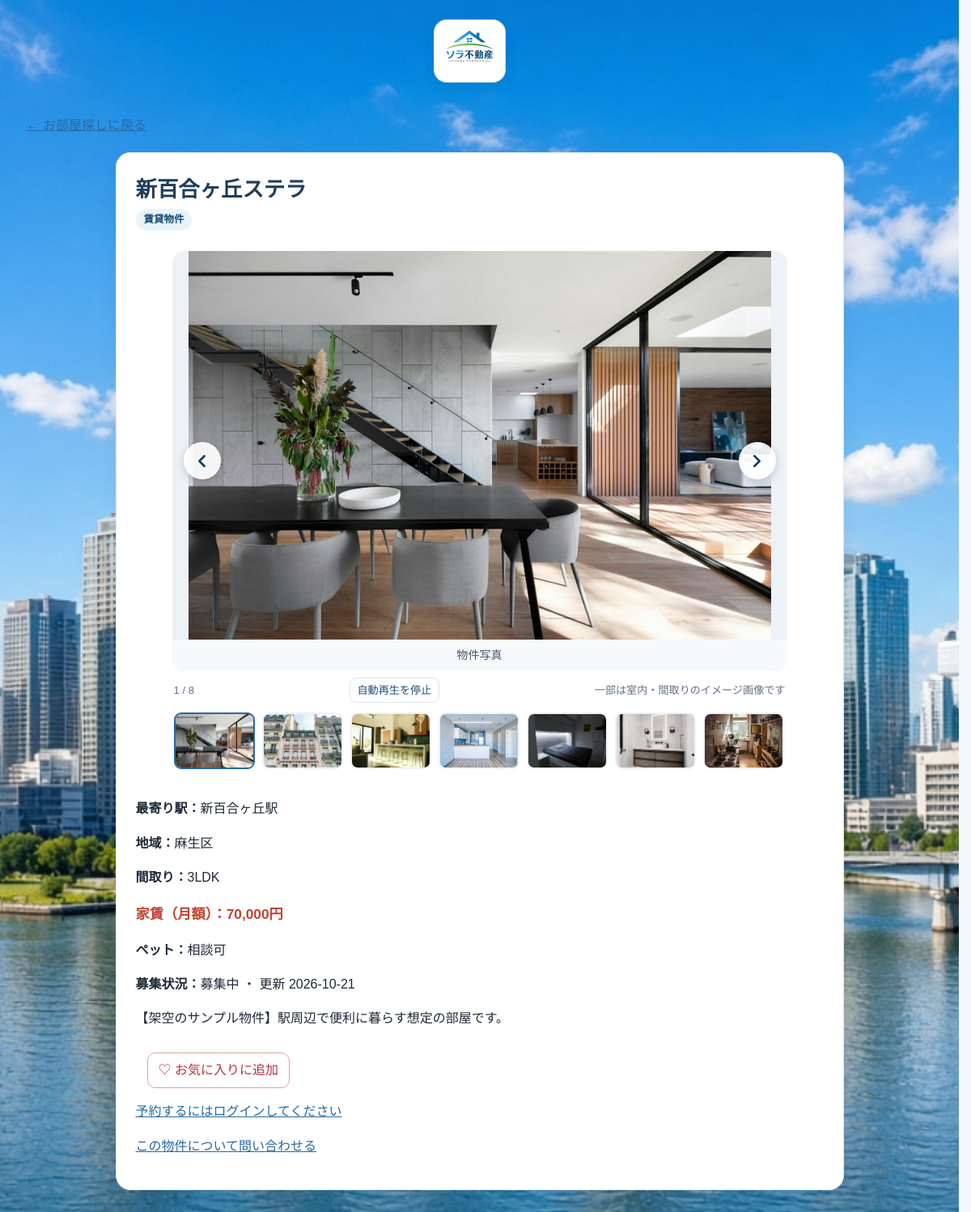
Before: /property.php?id=39 with the older database file.
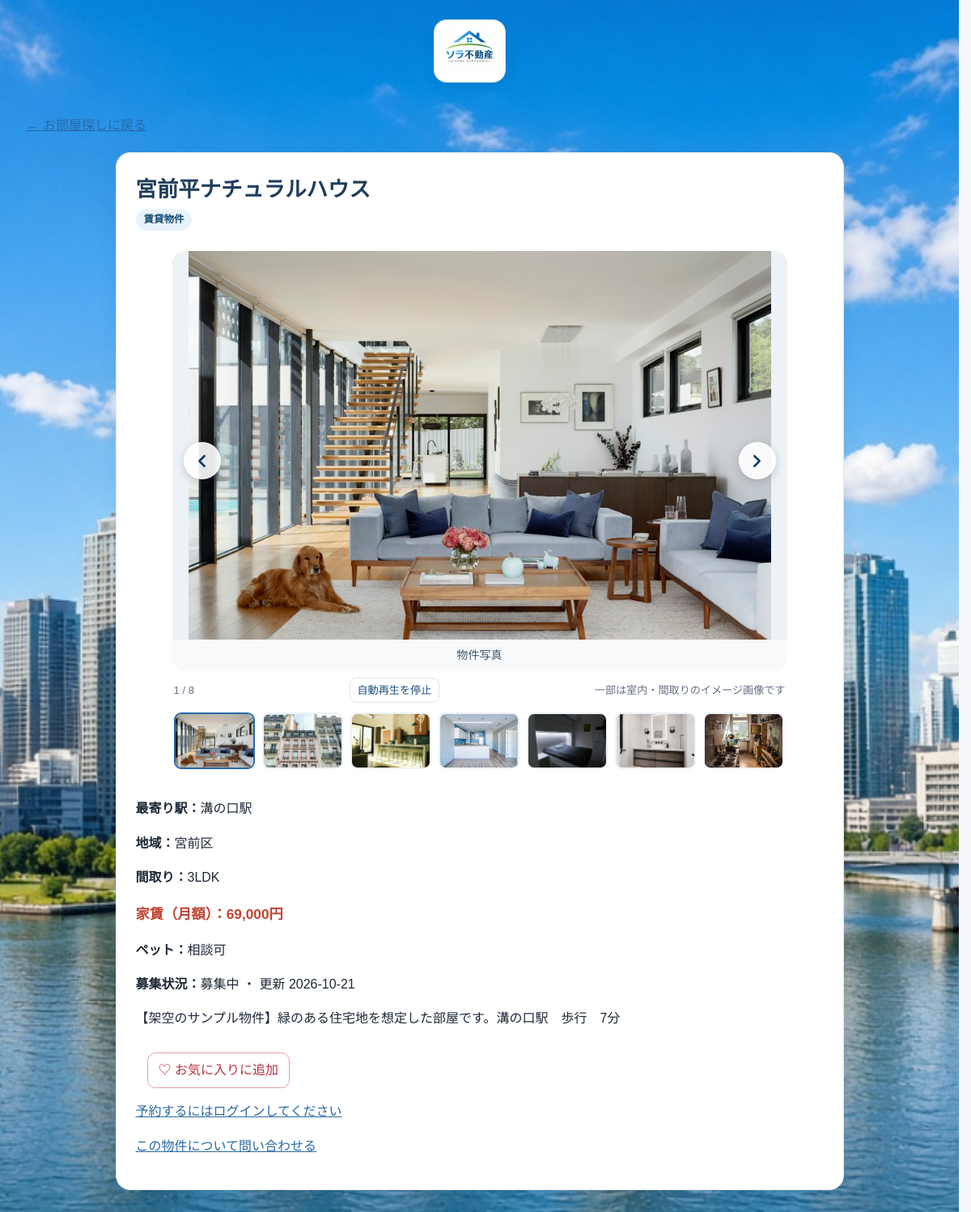
After: the same page with the newer database file.
### tables this page shows
CREATE TABLE `properties` (
  `id` int(11) NOT NULL AUTO_INCREMENT,
  `name` varchar(100) NOT NULL,
  `station` varchar(50) DEFAULT NULL,
  `area` varchar(50) DEFAULT NULL,
  `school` varchar(50) DEFAULT NULL,
  `transaction_type` varchar(10) NOT NULL DEFAULT 'rent',
  `rent` int(11) DEFAULT NULL,
  `sale_price` bigint(20) DEFAULT NULL,
  `management_fee` int(11) DEFAULT NULL,
  `deposit_amount` int(11) DEFAULT NULL,
  `key_money_amount` int(11) DEFAULT NULL,
  `pet_allowed` tinyint(1) NOT NULL DEFAULT 0,
  `layout` varchar(20) NOT NULL DEFAULT '1K',
  `area_sqm` decimal(6,2) DEFAULT NULL,
  `floor_number` smallint DEFAULT NULL,
  `initial_cost` int(11) DEFAULT NULL,
  `status` varchar(20) NOT NULL DEFAULT 'available',
  `description` text DEFAULT NULL,
  `image` varchar(200) DEFAULT 'images/property1.jpg',
  `updated_at` timestamp NOT NULL DEFAULT current_timestamp() ON UPDATE current_timestamp(),
  PRIMARY KEY (`id`)
);

### db.php (called while the page is built, shortened)
<?php
function h($s) { return htmlspecialchars((string)$s, ENT_QUOTES, 'UTF-8'); }

### property.php (the view, shortened to what this page needs)
<?php
require 'db.php';
$id = filter_var(input_string($_GET['id'] ?? ''), FILTER_VALIDATE_INT);
$serviceAreas = ['鶴見区', '神奈川区', '西区', '中区', '南区', '港南区', '保土ケ谷区', '旭区', '磯子区', '金沢区', '港北区', '緑区', '青葉区', '都筑区', '戸塚区', '栄区', '泉区', '瀬谷区', '川崎区', '幸区', '中原区', '高津区', '宮前区', '多摩区', '麻生区', '横浜市', '川崎市'];
$stmt = $pdo->prepare('SELECT * FROM properties WHERE id = ? AND area IN (' . implode(',', array_fill(0, count($serviceAreas), '?')) . ')');
$stmt->execute(array_merge([$id], $serviceAreas));
$property = $stmt->fetch(PDO::FETCH_ASSOC);
$isCustomer = !empty($_SESSION['customer_id']);
$isFavorite = $isCustomer && in_array($id, customer_favorite_ids($pdo, (int)$_SESSION['customer_id']), true);
$myReservationStatus = '';
$favoriteCsrf = $isCustomer ? csrf_token() : '';
$imageStmt = $pdo->prepare('SELECT image_path FROM property_images WHERE property_id = ? ORDER BY sort_order ASC, id ASC');
$imageStmt->execute([$id]);
$additionalPropertyImages = $imageStmt->fetchAll(PDO::FETCH_COLUMN);
$mainImage = $property['image'] ?: 'images/property1.jpg';
$hasReferenceImages = !$additionalPropertyImages && !str_starts_with($mainImage, 'images/uploads/');
$galleryImages = [['src' => $mainImage, 'label' => '物件写真 1', 'alt' => $property['name'] . 'の物件写真']];
if ($hasReferenceImages) {
    $galleryImages = [
    ['src' => $mainImage, 'label' => '物件写真', 'alt' => $property['name']],
    ['src' => 'images/unsplash-exterior.jpg', 'label' => '外観の参考写真', 'alt' => '集合住宅の外観参考写真', 'credit' => 'Photo: Anthony DELANOIX / Unsplash', 'source_url' => 'https://unsplash.com/photos/apartment-building-JTcLVcE80B8'],
    ['src' => 'images/unsplash-living.jpg', 'label' => 'リビング・キッチンの参考写真', 'alt' => 'リビングとキッチンの参考写真', 'credit' => 'Photo: Danny Greenberg / Unsplash', 'source_url' => 'https://unsplash.com/photos/an-interior-shot-shows-a-modern-kitchen-and-living-room-QbdgGRQOHdM'],
    ['src' => 'images/unsplash-open-plan.jpg', 'label' => 'オープンキッチンの参考写真', 'alt' => '明るいオープンキッチンの参考写真', 'credit' => 'Photo: Louie A / Unsplash', 'source_url' => 'https://unsplash.com/photos/a-modern-kitchen-and-living-space-are-shown-e5yEXmGWjKo'],
    ['src' => 'images/unsplash-bedroom.jpg', 'label' => '寝室の参考写真', 'alt' => 'モダンな寝室の参考写真', 'credit' => 'Photo: Lukáš Parničan / Unsplash', 'source_url' => 'https://unsplash.com/photos/a-modern-bedroom-with-a-bed-and-built-in-lighting-LZ3IQuhGbQE'],
    ['src' => 'images/unsplash-bathroom.jpg', 'label' => '浴室の参考写真', 'alt' => 'モダンな浴室の参考写真', 'credit' => 'Photo: Billy Jo Catbagan / Unsplash', 'source_url' => 'https://unsplash.com/photos/a-bathroom-with-a-mirror-and-a-sink-o9tSmffkg7w'],
    ['src' => 'images/unsplash-kitchen.jpg', 'label' => 'キッチンの参考写真', 'alt' => 'キッチンの参考写真', 'credit' => 'Photo: Y K / Unsplash', 'source_url' => 'https://unsplash.com/photos/kitchen-interior-bn4Ve3NjQ8g'],
    ['src' => 'images/floor-plan-1k.svg', 'label' => '1K間取りイメージ（実際の間取りではありません）', 'alt' => '玄関、キッチン、浴室、居室を描いた1K間取りのイメージ'],
    ];
}
?>
<!DOCTYPE html>
<html lang="ja">
<head>
  <link rel="stylesheet" href="style.css?v=20261126-10">
</head>
<body>
<?php include ((basename(__DIR__) === 'admin' ? dirname(__DIR__) : __DIR__) . '/includes/site-brand.php'); ?>
<div class="page-shell">
  <p><a href="index.php">← お部屋探しに戻る</a></p>
  <article class="search-section">
    <h2><?= h($property['name']) ?></h2>
    <p class="transaction-badge"><?= $property['transaction_type'] === 'sale' ? '売買物件' : '賃貸物件' ?></p>
    <section class="property-gallery" aria-label="物件写真">
      <div class="gallery-stage">
        <div class="gallery-track" data-gallery-track>
          <?php foreach ($galleryImages as $index => $image): ?>
            <figure class="gallery-slide<?= $index === 0 ? ' is-active' : '' ?>" data-gallery-slide="<?= $index ?>" aria-hidden="<?= $index === 0 ? 'false' : 'true' ?>">
              <img src="<?= h($image['src']) ?>" alt="<?= h($image['alt']) ?>" <?= $index === 0 ? 'fetchpriority="high"' : 'loading="lazy"' ?>>
              <figcaption><?= h($image['label']) ?><?php if (!empty($image['credit'])): ?> <a href="<?= h($image['source_url']) ?>" target="_blank" rel="noopener noreferrer"><?= h($image['credit']) ?></a><?php endif; ?></figcaption>
            </figure>
          <?php endforeach; ?>
        </div>
        <?php if (count($galleryImages) > 1): ?>
          <button class="gallery-arrow gallery-prev" type="button" aria-label="前の写真へ"><svg viewBox="0 0 24 24" aria-hidden="true"><path d="m15 18-6-6 6-6"/></svg></button>
          <button class="gallery-arrow gallery-next" type="button" aria-label="次の写真へ"><svg viewBox="0 0 24 24" aria-hidden="true"><path d="m9 18 6-6-6-6"/></svg></button>
        <?php endif; ?>
      </div>
      <div class="gallery-meta"><span data-gallery-count aria-live="polite">1 / <?= count($galleryImages) ?></span><?php if (count($galleryImages) > 1): ?><button class="gallery-toggle" type="button" data-gallery-toggle aria-pressed="false">自動再生を停止</button><?php endif; ?><?php if ($hasReferenceImages): ?><span>一部は室内・間取りのイメージ画像です</span><?php endif; ?></div>
      <div class="gallery-thumbnails" aria-label="写真を選択">
        <?php foreach ($galleryImages as $index => $image): ?>
          <button class="gallery-thumb<?= $index === 0 ? ' is-active' : '' ?>" type="button" data-gallery-thumb="<?= $index ?>" aria-label="<?= h($image['label']) ?>" aria-current="<?= $index === 0 ? 'true' : 'false' ?>">
            <img src="<?= h($image['src']) ?>" alt="" loading="lazy">
          </button>
        <?php endforeach; ?>
      </div>
    </section>
    <?php if ($property['station']): ?><p><strong>最寄り駅：</strong><?= h($property['station']) ?></p><?php endif; ?>
    <?php if ($property['area']): ?><p><strong>地域：</strong><?= h($property['area']) ?></p><?php endif; ?>
    <p><strong>間取り：</strong><?= h($property['layout']) ?></p>
    <?php if ($property['transaction_type'] === 'rent'): ?>
      <p class="price"><strong>家賃（月額）：</strong><?= number_format((int)$property['rent']) ?>円</p>
    <?php else: ?>
      <p class="price"><strong>販売価格：</strong><?= number_format((int)$property['sale_price']) ?>円</p>
      <?php if ($property['initial_cost'] !== null): ?><p><strong>諸費用の目安：</strong><?= number_format((int)$property['initial_cost']) ?>円</p><?php endif; ?>
    <?php endif; ?>
    <p><strong>ペット：</strong><?= (int)$property['pet_allowed'] === 1 ? '相談可' : '不可' ?></p>
    <p><strong>募集状況：</strong><?= $myReservationStatus === 'pending' ? '申込確認中' : ($myReservationStatus === 'active' ? '申込承認済み' : (['available'=>'募集中','reserved'=>'申込あり','rented'=>'契約済み'][$property['status']] ?? '募集中')) ?> ・ 更新 <?= h(substr((string)$property['updated_at'],0,10)) ?></p>
    <?php if (trim((string)$property['description']) !== ''): ?>
      <p><?= nl2br(h($property['description'])) ?></p>
    <?php endif; ?>
    <p><button type="button" class="fav-button" data-id="<?= (int)$property['id'] ?>" data-authenticated="<?= $isCustomer ? '1' : '0' ?>" data-favorite="<?= $isFavorite ? '1' : '0' ?>" data-csrf="<?= h($favoriteCsrf) ?>"></button></p>
    <?php if ($property['status'] === 'available'): ?>
  <?php if ($isCustomer): ?>
    <p>申込後、管理者が内容を確認します。承認後に担当者からご連絡します。</p>
    <form method="POST" action="reverve.php">
      <input type="hidden" name="csrf" value="<?= h($favoriteCsrf) ?>">
      <input type="hidden" name="property_id" value="<?= (int)$property['id'] ?>">
      <input type="hidden" name="action" value="reserve">
      <button type="submit" class="contact-link">この物件に申し込む</button>
    </form>
  <?php else: ?>
    <p><a href="member-login.php">予約するにはログインしてください</a></p>
  <?php endif; ?>
  <p><a href="contact.php?property_id=<?= (int)$property['id'] ?>">この物件について問い合わせる</a></p>
<?php elseif ($property['status'] === 'rented'): ?>
  <p>こちらの物件は契約済みです。</p>
<?php else: ?>
  <p>こちらの物件は現在お申込みを受け付けておりません。</p>
<?php endif; ?>
  </article>
</div>
</body>
</html>

### includes/site-brand.php (shortened to what this page needs)
<?php
$siteBasePath = str_replace('\\', '/', dirname((string)($_SERVER['SCRIPT_NAME'] ?? '/')));
$siteBasePath = rtrim($siteBasePath, '/.');
$siteHomeUrl = htmlspecialchars($siteBasePath . '/index.php', ENT_QUOTES, 'UTF-8');
$siteLogoUrl = htmlspecialchars($siteBasePath . '/images/Gemini_Generated_Image_ku7bpvku7bpvku7b.jpg', ENT_QUOTES, 'UTF-8');
?>
<header class="site-brand-header">
    <a class="brand" href="<?= $siteHomeUrl ?>" aria-label="Sora Living ホーム">
        <img src="<?= $siteLogoUrl ?>" alt="Sora Living">
    </a>
</header>

### style.css (style rules this page uses)
:root { color-scheme: light; --ink: #1f2937; --muted: #667085; --brand: #2869a6; --brand-dark: #1e4f80; --line: #dce5ed; --surface: #fff; --soft: #f4f8fb; --shadow: 0 12px 34px rgba(24, 49, 75, .10); }
* { box-sizing: border-box; }
html { scroll-behavior: smooth; scrollbar-gutter: stable; }
body { margin: 0; min-height: 100vh; color: var(--ink); background-color: #f5f7fb; background-image: url("images/getu2 (1).jpg"); background-repeat: no-repeat; background-size: cover; background-position: center top; background-attachment: fixed; font-family: "Noto Sans JP", "Yu Gothic", "Meiryo", sans-serif; line-height: 1.65; }
button, input, select, textarea { font: inherit; }
button, a, select { -webkit-tap-highlight-color: transparent; }
a { color: var(--brand); }
.page-shell { width: min(1120px, calc(100% - 40px)); margin: 0 auto; padding: 24px 0 40px; }
.site-brand-header { display: flex; align-items: flex-start; justify-content: center; width: min(900px, calc(100% - 40px)); min-height: 64px; margin: 0 auto; padding-top: 24px; }
.site-header > .brand, .site-brand-header .brand { transform: translateX(-12px); }
.brand { display: inline-flex; align-items: center; overflow: hidden; padding: 6px 10px; border: 1px solid rgba(220,229,237,.9); border-radius: 16px; background: #fff; box-shadow: 0 5px 16px rgba(24,49,75,.10); }
.brand img { display: block; width: auto; height: 64px; max-height: 64px; object-fit: contain; border-radius: 10px; }
.section-heading h2, .search-section h2 { margin: 0; color: #203e5a; font-size: clamp(1.25rem, 3vw, 1.65rem); }
.search-section { width: min(900px, 100%); margin: 20px auto 0; padding: 24px; border: 1px solid #e0e7ef; border-radius: 18px; background: var(--surface); box-shadow: 0 8px 24px rgba(24,49,75,.07); }
.property-gallery { width: min(760px, 100%); margin: 18px auto 26px; }
.gallery-stage { position: relative; overflow: hidden; min-height: 240px; border-radius: 16px; background: #edf2f6; }
.gallery-track { display: flex; width: 100%; transition: transform .45s cubic-bezier(.22,.7,.2,1); }
.gallery-slide { display: grid; flex: 0 0 100%; grid-template-rows: minmax(240px, 480px) auto; min-width: 0; margin: 0; }
.gallery-slide img { display: block; width: 100%; height: 100%; max-height: 480px; object-fit: contain; background: #edf2f6; }
.gallery-slide figcaption { padding: 8px 14px; color: #44566a; font-size: .88rem; text-align: center; background: #f7f9fb; }
.gallery-arrow { position: absolute; top: 50%; display: grid; width: 46px; height: 46px; place-items: center; transform: translateY(-50%); border: 1px solid rgba(255,255,255,.8); border-radius: 50%; color: #183b5c; background: rgba(255,255,255,.9); box-shadow: 0 3px 12px rgba(10,30,50,.2); cursor: pointer; }
.gallery-arrow svg { display: block; width: 25px; height: 25px; fill: none; stroke: currentColor; stroke-width: 2.5; stroke-linecap: round; stroke-linejoin: round; }
.gallery-prev { left: 14px; }
.gallery-next { right: 14px; }
.gallery-meta { display: flex; align-items: center; justify-content: space-between; flex-wrap: wrap; gap: 8px 12px; margin: 8px 2px; color: var(--muted); font-size: .82rem; }
.gallery-toggle { padding: 4px 9px; border: 1px solid var(--line); border-radius: 8px; color: var(--brand-dark); background: #fff; font-size: .82rem; cursor: pointer; }
.gallery-thumbnails { display: flex; gap: 9px; overflow-x: auto; padding: 4px 2px 10px; }
.gallery-thumb { flex: 0 0 100px; overflow: hidden; height: 70px; padding: 0; border: 2px solid transparent; border-radius: 9px; background: #edf2f6; cursor: pointer; }
.gallery-thumb.is-active { border-color: var(--brand); }
.gallery-thumb img { display: block; width: 100%; height: 100%; object-fit: cover; }
.price { color: #c04432 !important; font-size: 1.08rem !important; font-weight: 800; }
.transaction-badge { display: inline-block; width: fit-content; margin: 0 0 7px; padding: 3px 10px; border-radius: 999px; color: #174d78; background: #e8f3fc; font-size: .78rem; font-weight: 800; }
.fav-button { margin: 12px 14px 0; padding: 8px 13px; border: 1px solid #e3a2a2; border-radius: 10px; color: #b83245; background: #fff; cursor: pointer; }

Changed rows visible on the page:
changed properties "3LDK": name "新百合ヶ丘ステラ" → "宮前平ナチュラルハウス"; image: a different picture; station "新百合ヶ丘駅" → "溝の口駅"; area "麻生区" → "宮前区"; rent "70,000" → "69,000"; description "【架空のサンプル物件】駅周辺で便利に暮らす想定の部屋です。" → "【架空のサンプル物件】緑のある住宅地を想定した部屋です。溝の口駅 歩行 7分"
